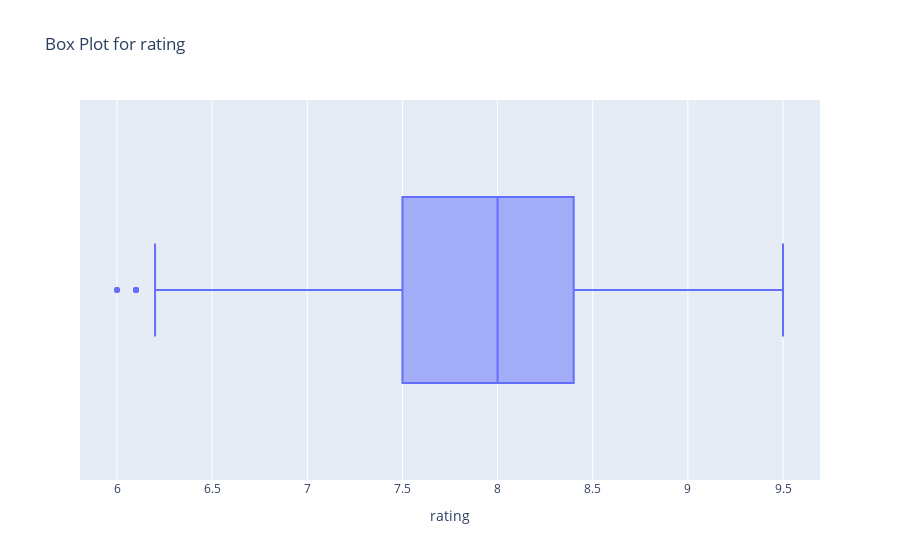
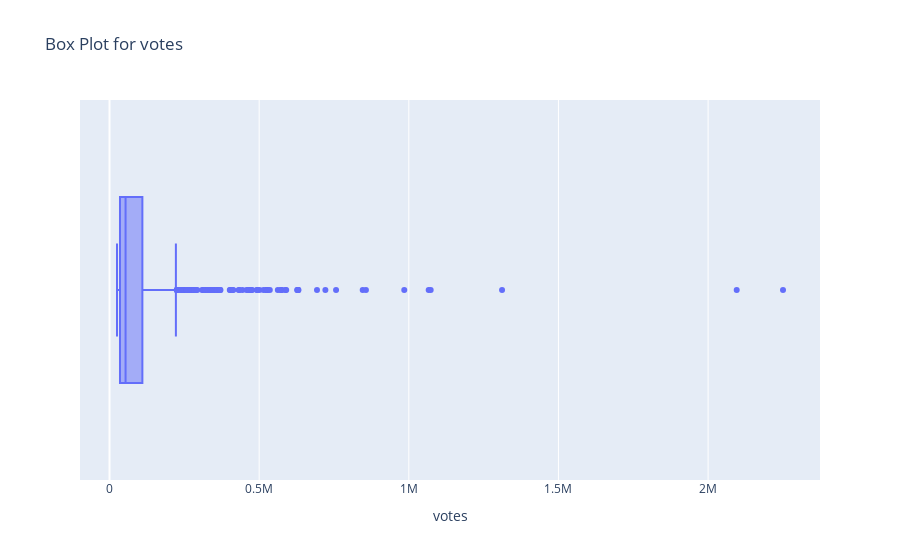
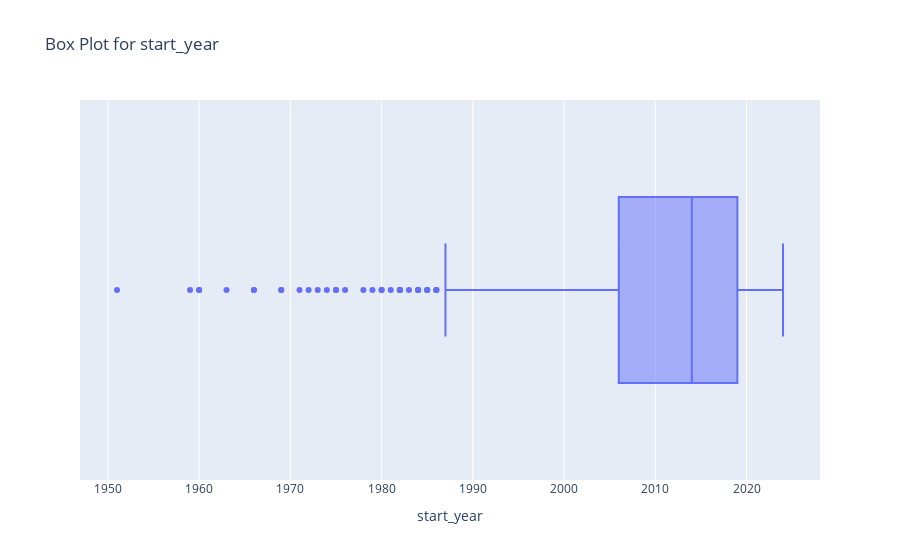

Here is the notebook cell these charts were saved with, in order:
### Markdown cell above
what are the outlires? shoud i drop it ?

### Code cell
import plotly.express as px

numeric_columns = series.select_dtypes(include='number')

for column in numeric_columns.columns:
    fig = px.box(series, x=column, title=f'Box Plot for {column}')
    fig.show()

### Figure 1 — Plotly figure (JSON) as saved in the notebook; plotly's stock layout.template omitted (floating-point values rounded to 4 significant figures; data arrays with more than 128 entries replaced by an {"elided": "..."} marker saying what was removed)
{"data": [{"alignmentgroup": "True", "hovertemplate": "rating=%{x}<extra></extra>", "legendgroup": "", "marker": {"color": "#636efa"}, "name": "", "notched": false, "offsetgroup": "", "orientation": "h", "showlegend": false, "type": "box", "x": {"elided": "1021 float values"}, "x0": " ", "xaxis": "x", "y0": " ", "yaxis": "y"}], "layout": {"boxmode": "group", "legend": {"tracegroupgap": 0}, "title": {"text": "Box Plot for rating"}, "xaxis": {"anchor": "y", "domain": [0, 1], "title": {"text": "rating"}}, "yaxis": {"anchor": "x", "domain": [0, 1]}}}

### Figure 2 — Plotly figure (JSON) as saved in the notebook; plotly's stock layout.template omitted (floating-point values rounded to 4 significant figures; data arrays with more than 128 entries replaced by an {"elided": "..."} marker saying what was removed)
{"data": [{"alignmentgroup": "True", "hovertemplate": "votes=%{x}<extra></extra>", "legendgroup": "", "marker": {"color": "#636efa"}, "name": "", "notched": false, "offsetgroup": "", "orientation": "h", "showlegend": false, "type": "box", "x": {"elided": "1021 int values"}, "x0": " ", "xaxis": "x", "y0": " ", "yaxis": "y"}], "layout": {"boxmode": "group", "legend": {"tracegroupgap": 0}, "title": {"text": "Box Plot for votes"}, "xaxis": {"anchor": "y", "domain": [0, 1], "title": {"text": "votes"}}, "yaxis": {"anchor": "x", "domain": [0, 1]}}}

### Figure 3 — Plotly figure (JSON) as saved in the notebook; plotly's stock layout.template omitted (floating-point values rounded to 4 significant figures; data arrays with more than 128 entries replaced by an {"elided": "..."} marker saying what was removed)
{"data": [{"alignmentgroup": "True", "hovertemplate": "start_year=%{x}<extra></extra>", "legendgroup": "", "marker": {"color": "#636efa"}, "name": "", "notched": false, "offsetgroup": "", "orientation": "h", "showlegend": false, "type": "box", "x": {"elided": "1021 int values"}, "x0": " ", "xaxis": "x", "y0": " ", "yaxis": "y"}], "layout": {"boxmode": "group", "legend": {"tracegroupgap": 0}, "title": {"text": "Box Plot for start_year"}, "xaxis": {"anchor": "y", "domain": [0, 1], "title": {"text": "start_year"}}, "yaxis": {"anchor": "x", "domain": [0, 1]}}}
